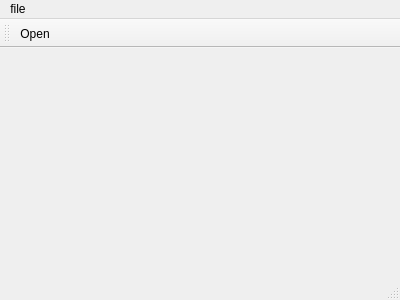
<?xml version="1.0" encoding="UTF-8"?>
<ui version="4.0">
 <class>MainWindow</class>
 <widget class="QMainWindow" name="MainWindow">
  <property name="geometry">
   <rect>
    <x>0</x>
    <y>0</y>
    <width>400</width>
    <height>300</height>
   </rect>
  </property>
  <property name="windowTitle">
   <string>MainWindow</string>
  </property>
  <widget class="QWidget" name="centralWidget"/>
  <widget class="QMenuBar" name="menuBar">
   <property name="geometry">
    <rect>
     <x>0</x>
     <y>0</y>
     <width>400</width>
     <height>26</height>
    </rect>
   </property>
   <widget class="QMenu" name="menuFile">
    <property name="title">
     <string>file</string>
    </property>
    <addaction name="actionOpen"/>
   </widget>
   <addaction name="menuFile"/>
  </widget>
  <widget class="QToolBar" name="mainToolBar">
   <attribute name="toolBarArea">
    <enum>TopToolBarArea</enum>
   </attribute>
   <attribute name="toolBarBreak">
    <bool>false</bool>
   </attribute>
   <addaction name="actionOpen"/>
  </widget>
  <widget class="QStatusBar" name="statusBar"/>
  <action name="actionOpen">
   <property name="icon">
    <iconset resource="rc.qrc">
     <normaloff>:/rc/button.ico</normaloff>:/rc/button.ico</iconset>
   </property>
   <property name="text">
    <string>Open</string>
   </property>
   <property name="statusTip">
    <string>Open a file</string>
   </property>
   <property name="shortcut">
    <string>Ctrl+O</string>
   </property>
  </action>
 </widget>
 <layoutdefault spacing="6" margin="11"/>
 <resources>
  <include location="rc.qrc"/>
 </resources>
 <connections/>
</ui>
